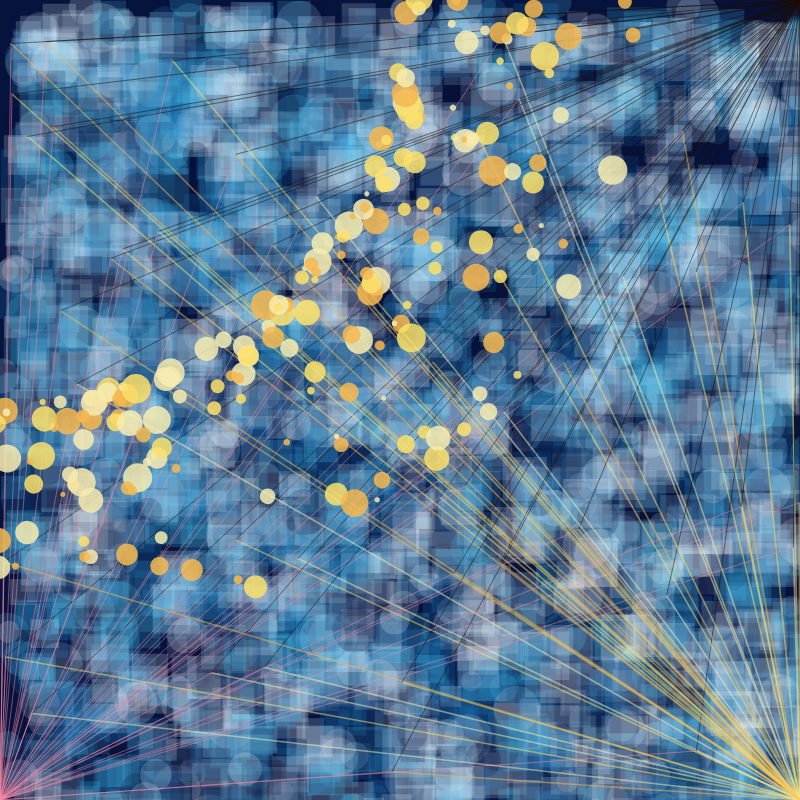
Frame 1 (no input)
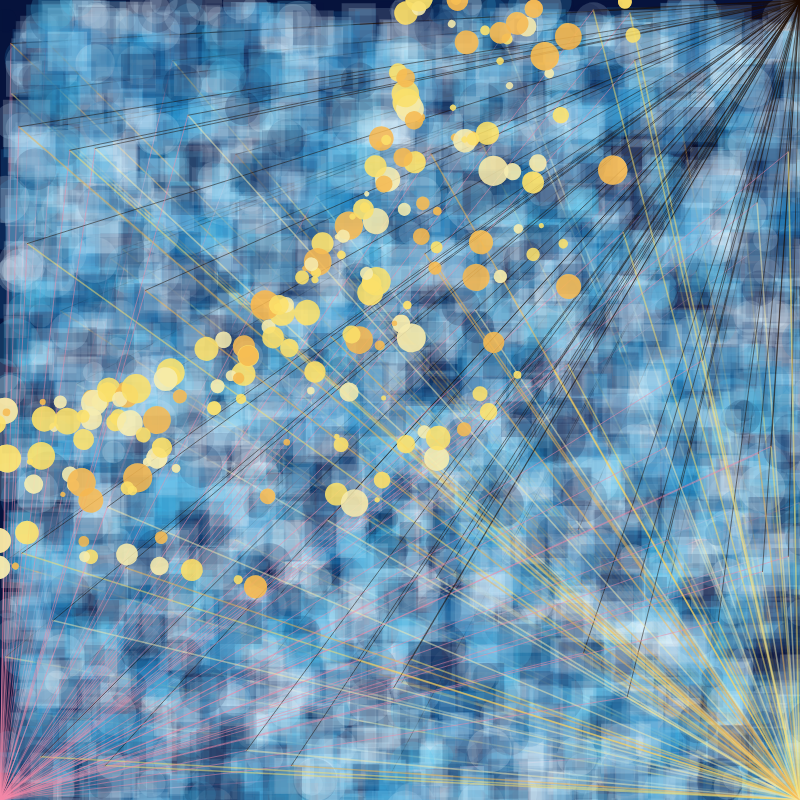
Frame 2 (the mouse pressed at the canvas centre, redrawn once)

The p5.js sketch that drew these frames (run headless with seeded random() and noise() and a simulated clock; the mouse was pressed at the canvas centre and the sketch redrawn once):

// p5.js sketch
// ── sketch.js
var cnv;

let x,y,d;

let yellow =['rgba(246, 184, 80, 0.85)','rgba(251, 225, 106, .85)','rgba(246, 236, 176, 0.85)'];
let randColy;

let yellow2 =['rgba(246, 184, 80, 0.5)','rgba(251, 225, 106, .5)','rgba(246, 236, 176, 0.5)'];
let randColy2;

let blue = ['rgba(6, 19, 60, 0.5)','rgba(33, 131, 192, 0.5)','rgba(73, 193, 239, 0.5)','rgba(198, 231, 248, 0.5)','rgba(240, 249, 254, 0.5)']
let randColb;
let blue2 = ['rgba(6, 19, 60, 0.2)','rgba(33, 131, 192, 0.2)','rgba(73, 193, 239, 0.2)','rgba(198, 231, 248, 0.2)','rgba(240, 249, 254, 0.2)']
let randColb2;


let shape1;
let rectaArr = [];


function centerCanvas(){
  var x = (windowWidth-width)/2;
  var y = (windowHeight-height)/2;
  cnv.position(x,y);
}

function setup() {
  cnv = createCanvas(800,800);
  centerCanvas();
  background('rgba(6, 19, 60, 1)');

  //shape1= new recta();

  for(let i = 0; i < 800; i++){
    rectaArr.push(new recta(random(50,500),height/2,random(5,30)));
  }
  

}

function windowResized(){
  centerCanvas();
}





function draw() {


 // shape1.display();

 for(let x = 0; x < 50; x++){
   for(let y = 0; y < 50; y++ ){
     backdraw();
   }
 }


 for(let x = 0; x < 7; x++){
  for(let y = 0; y < 7; y++ ){
    lineray();
  }
 }



  for(let i = 0; i < 800; i++){
   rectaArr[i].display();
  }

 


 

  

  noLoop();
 

 

}


function display(){
}


function backdraw(){
 push();


 randColb2 = random(blue2.length);
 randColb2 = floor(randColb2);

 x=random(0,width);
 y=random(0,height);
 d=random(20,50);
 fill(blue2[randColb2]);
 noStroke();
 rect(x,y,d,d);
 ellipse(x*2,y*2,d,d);
 pop();
 
 

 
}

function lineray(){
  randColb = random(blue.length);
  randColb = floor(randColb);

  randColy2 = random(yellow2.length);
  randColy2 = floor(randColy2);
  x=random(0,800);
  y=random(0,800);
  d=random(20,50);
 
 stroke(yellow2[randColy2]);
 strokeWeight(1.6);
 line (800,800,x,y);

 push();
 strokeWeight(1);
 stroke('rgba(243, 136, 168, 0.5)');
 line(0,800,x,y);

 pop();

 push();
 strokeWeight(1);
 stroke('rgba(28, 12, 3, 0.5)');
 line(800,0,x,y);
 pop();
 
 
 
}





class recta{

  constructor(startX,startY,startSize){
    this.transX= startX;
    this.transY= startY;
    this.size = startSize;
    this.angle = random(0.5,4);
   

  }

  display(){
    background(0,0);
    rotate(PI*this.angle);

    randColy = random(yellow.length);
    randColy = floor(randColy);

    fill(yellow[randColy]);
    noStroke();
    ellipse(this.transX,this.transY,this.size,this.size);

    
     
  }

}
